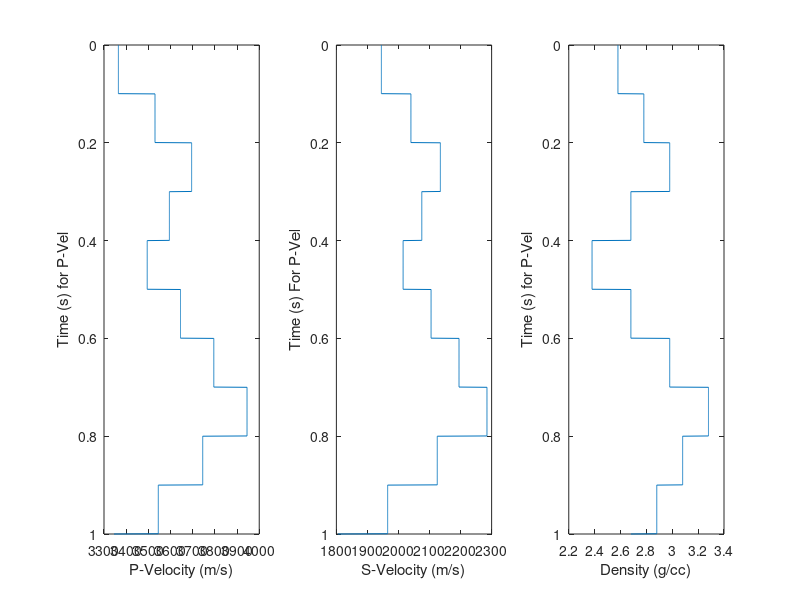

MATLAB code to generate this figure: (Note: this script raises an error after producing the figure.)
%%Generating a set of traces and Offsets to generate the forward model.
% this will change the amount of angles and will give me an idea of how to
% get depths in order to get the angles.
clear all;
close all;

%Generate a 1 second trace time
dt = 0.0005;
time = 0:dt:1;
lengthTime = length(time);

%%Part 1 : Generate Well log.

VpBase = 3200;
VsBase = 1850;
RhoBase = 2.38;
VpLog = VpBase*ones(lengthTime,1);
VsLog = VsBase*ones(lengthTime,1);
RhoLog = RhoBase*ones(lengthTime,1);
Vp = VpBase;
Vs = VsBase;
Rho = RhoBase;

%will have a period of 0.5 seconds. and a change of every 0.05 seconds
for i = 1 : lengthTime
    if mod(time(i), 0.10) == 0
        if time(i) < 0.25
            dVp = 165;
            dVs = 95;
            dRho = 0.2;
        elseif time(i) >= 0.25 && time(i) < 0.5
            dVp = -100;
            dVs = -60;
            dRho = -0.3;
        elseif time(i) >= 0.5 && time(i) < 0.75
            dVp = 150;
            dVs = 90;
            dRho = 0.3;
        elseif time(i) >= 0.75
            dVp = -200;
            dVs = -160;
            dRho = -0.2;
        end
        Vp = Vp+dVp;
        Vs = Vs + dVs;
        Rho = Rho + dRho;
    end
    VpLog(i,1) = Vp;
    VsLog(i,1) = Vs;
    RhoLog(i,1) = Rho;
end

figure(1);
%plot VP log
subplot(1,3,1)
plot(VpLog, time)
xlabel('P-Velocity (m/s)');
ylabel('Time (s) for P-Vel');
set(gca,'YDir','reverse');

%plot VS log
subplot(1,3,2)
plot(VsLog, time)
xlabel('S-Velocity (m/s)');
ylabel('Time (s) For P-Vel');
set(gca,'YDir','reverse');

%plot Density
subplot(1,3,3)
plot(RhoLog, time)
xlabel('Density (g/cc)');
ylabel('Time (s) for P-Vel');
set(gca,'YDir','reverse');

%%For simplicity I am going to assume the data was corrected to put the
%%times to times for the p velocity.  We can fix or change this later.

%%Generate synthetic traces
Offsets = 100: 500: 4100;
offsetLength = length(Offsets);
Z = zeros(lengthTime,1);

for i = 2 : lengthTime
Z(i,1) = dt*VpLog(i-1,1) + Z(i-1,1);
end

%The matrix is going to be to huge and since they both vary with offset
%this is going to have to be done with a CGLS code when it comes to
%inversion of the data.

%In this case the number of CDPs is equal to the number of depths. Each A1,
%A2
vpAvg = mean(VpLog);
vsAvg = mean(VsLog);
rhoAvg = mean(RhoLog);
numCDPs = length(Z);
rowIndex = zeros(1,3*numCDPs*offsetLength);
columnIndex = zeros(1,3*numCDPs*offsetLength);
forwardMtxVal = zeros(1,3*numCDPs*offsetLength);

%Setting up a sparse forward matrix indecies will always be the same so can
%do this with loops. The Forward matrix is sparse.
%  [A1 0 0 .. 0   Where A1 is the matrix with M (number of offsets) rows
%  [0  A2 0 ..0   and 3 columns.
%  [.. .. .. ..0  the row index vector will then have the indicies in the 
%  [0 0 .. ..  An] 111222333..3M3M3M  
% The column vector will go 123123123 repeating M times until moving onto
% 456456456.  

rowIndexLength = length(rowIndex);
columnIndexLength = length(columnIndex);
forwardMtxValLength = length(forwardMtxVal);

j = 1;
for i = 1 : rowIndexLength
    rowIndex(i) = j;
     if mod(i,3) == 0
        j = j + 1;
    end
end

j=1;
for i = 1 :3: columnIndexLength
    if mod(i,offsetLength+1) == 0
        j = j + 3;
    end
    columnIndex(i) = j;
    columnIndex(i+1) = j+1;
    columnIndex(i+2) = j+2;
end

for j = 1 : numCDPs
    for i = 1 : offsetLength
        h = Z(j,1);
        x = Offsets(i)/2;
        theta = atan(x/h);
        if theta <= 45
            %Matrix is sparse so creating 3 vectors.  Row index, column
            %index, value. Z is the counter
            Rpp = AkiRichardsVel( theta, vpAvg, vsAvg);
            forwardMtxVal(3*(offsetLength*(j-1)+i)-2) = Rpp(1);
            forwardMtxVal(3*(offsetLength*(j-1)+i)-1) = Rpp(2);
            forwardMtxVal(3*(offsetLength*(j-1)+i)) = Rpp(3);
        end
    end
end

forwardMtx = sparse(rowIndex, columnIndex, forwardMtxVal, numCDPs*offsetLength, 3*numCDPs);
dVpLog = zeros(lengthTime,1);
dVsLog = zeros(lengthTime,1);
dRhoLog = zeros(lengthTime,1);
paramVect = zeros(3*lengthTime,1);

%Set up Parameters
for i = 1 : lengthTime-1
    dVpLog(i+1) = (VpLog(i+1) - VpLog(i))/vpAvg;
    dVsLog(i+1) = (VsLog(i+1) - VsLog(i))/vsAvg;
    dRhoLog(i+1) = (RhoLog(i+1) - RhoLog(i))/rhoAvg;
end

%Order Parameters into the vector space.
for i = 1 : lengthTime
    paramVect(3*(i-1)+1) = dVpLog(i,1);
    paramVect(3*(i-1)+2) = dVsLog(i,1);
    paramVect(3*(i-1)+3) = dRhoLog(i,1);
end

%Run forward model
dataRaw = forwardMtx*paramVect;

%Reorganize for CMP stack
CMPRef = zeros(lengthTime,offsetLength);
for i = 1: lengthTime
    for j = 1 : offsetLength 
        CMPRef(i,j)= dataRaw(offsetLength*(i-1) + j);
    end
end

%Generate the wavelet
[rw,t] = ricker(25,200,0.0005);

%Generate the Traces
CMPTrace = zeros(lengthTime+length(rw)-1,offsetLength);
for i = 1 : offsetLength
    CMPTrace(:,i) = conv(rw,CMPRef(:,i));
end

figure(2)
for i = 1 : offsetLength
    plot(CMPTrace(1:2001,i)+0.5*i,time,'k')
    hold on
end
set(gca,'YDir','reverse');
xlabel('Offset increasing ->');
ylabel('Time(s)');
title('CMP Gather');


